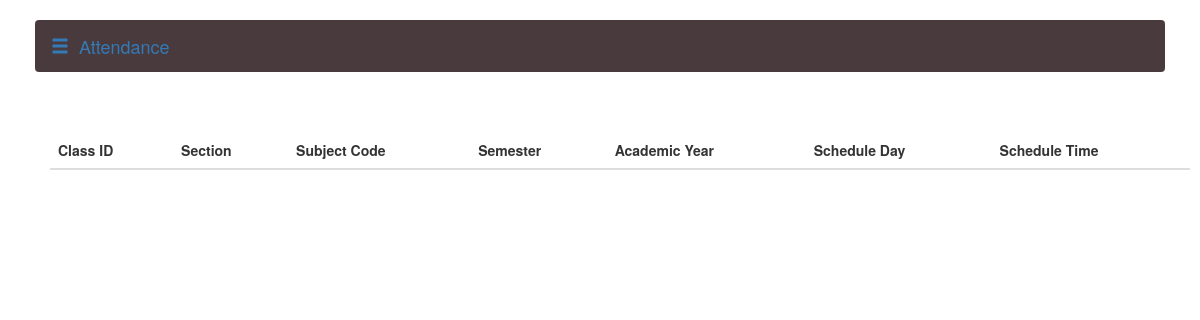
/TakeAttendances.php, run on an earlier commit of the app's database.
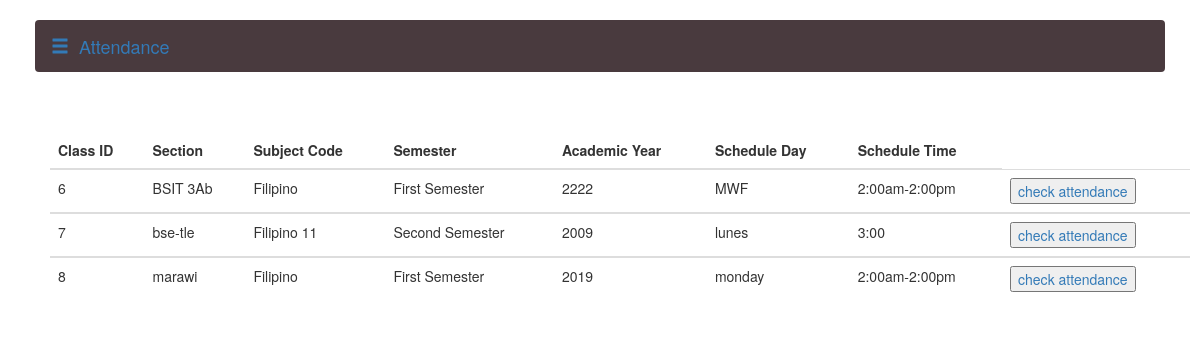
And on a later commit of the database.
### tables this page shows
CREATE TABLE `class` (
  `Class_ID` int(11) NOT NULL,
  `Section` varchar(20) DEFAULT NULL,
  `Subject_Code` varchar(20) DEFAULT NULL,
  `Semester` varchar(20) DEFAULT NULL,
  `Academic_Year` char(9) DEFAULT NULL,
  `Schedule_Day` varchar(20) DEFAULT NULL,
  `Schedule_Time` varchar(20) DEFAULT NULL
);

### TakeAttendances.php (the view, shortened to what this page needs)
<?php
	if(isset($_POST['btn_search']))
	{
    $search = $_POST['search'];
		$query = "SELECT * FROM `class` WHERE CONCAT(`Class_ID`, `Section`, `Subject_Code`, `Semester`, `Academic_Year`, `Schedule_Day`, `Schedule_Time`,) LIKE '%".$search."%'";
		$search_result = filterTable($query);
	}
	else {
		$query = "SELECT * FROM `class`";
		$search_result = filterTable($query);
	}
	function filterTable($query)
	{
		$connect = mysqli_connect("localhost", "root", "", "attendance");
		$filter_Result = mysqli_query($connect, $query);
		return $filter_Result;
	}
?>
<!DOCTYPE html>
<html lang="en">
<head>
	<link href="bootstrap-3.3.7/css/bootstrap.min.css" rel="stylesheet">
    <link href="css/attendance.css" rel="stylesheet">
</head>
<body>
    <div id="wrapper">
					<div id="page-content-wrapper">
						<div class="container-fluid">
				<nav class="navbar navbar-green">
					<div class="container-fluid">
						<div class="navbar-header">
							<a class="navbar-brand" onclick="openNav()"><span  class="glyphicon glyphicon-menu-hamburger"></span>&nbsp;&nbsp;Attendance</a>
						</div>
					</div>
				</nav>
             <br>
          <br>
			 <body>
			<div class ="container">
				<table class="table">
			  <thead>
				<tr>
				  <th>Class ID</th>
				  <th>Section</th>
				  <th>Subject Code</th>
				  <th>Semester</th>
				  <th>Academic Year</th>
				  <th>Schedule Day</th>
				  <th>Schedule Time</th>
				</tr>
			  </thead>
			  <?php while($row = mysqli_fetch_array($search_result)):?>
			  <tbody>
				<tr>
					<td><?php echo $row['Class_ID'];?></td>
					<td><?php echo $row['Section'];?></td>
					<td><?php echo $row['Subject_Code'];?></td>
					<td><?php echo $row['Semester'];?></td>
					<td><?php echo $row['Academic_Year'];?></td>
					<td><?php echo $row['Schedule_Day'];?></td>
					<td><?php echo $row['Schedule_Time'];?></td>
				 <td><div class="dropdown">
			 <a href ="takeattendance.php?class=<?php echo $row['Class_ID'];?>"><button type="button" type="text-white">check attendance</a></button>
			</div>
			</td>
			</tr>
			  </tbody>
			  <?php endwhile;?>
		    </div>
			</div>
 </body>
 </html>

What changed in the data, as far as the page shows it:
added class: Class_ID "6", Section "BSIT 3Ab", Subject_Code "Filipino", Semester "First Semester", Academic_Year "2222", Schedule_Day "MWF", Schedule_Time "2:00am-2:00pm"
added class: Class_ID "7", Section "bse-tle", Subject_Code "Filipino 11", Semester "Second Semester", Academic_Year "2009", Schedule_Day "lunes", Schedule_Time "3:00"
added class: Class_ID "8", Section "marawi", Subject_Code "Filipino", Semester "First Semester", Academic_Year "2019", Schedule_Day "monday", Schedule_Time "2:00am-2:00pm"
